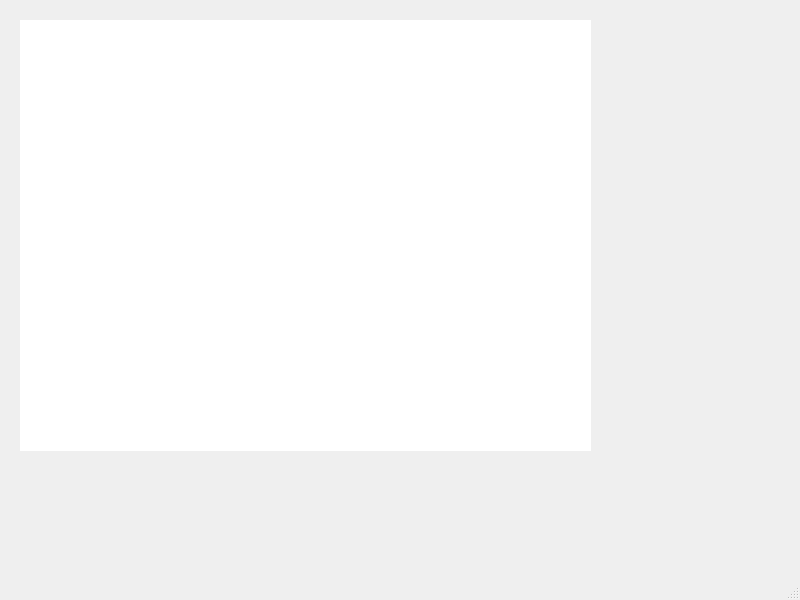
<?xml version="1.0" encoding="UTF-8"?>
<ui version="4.0">
 <class>levelEditor</class>
 <widget class="QMainWindow" name="levelEditor">
  <property name="geometry">
   <rect>
    <x>0</x>
    <y>0</y>
    <width>800</width>
    <height>600</height>
   </rect>
  </property>
  <property name="windowTitle">
   <string>MainWindow</string>
  </property>
  <widget class="QWidget" name="centralwidget">
   <widget class="QGraphicsView" name="graphicsView">
    <property name="geometry">
     <rect>
      <x>20</x>
      <y>20</y>
      <width>571</width>
      <height>431</height>
     </rect>
    </property>
    <property name="frameShape">
     <enum>QFrame::NoFrame</enum>
    </property>
    <property name="frameShadow">
     <enum>QFrame::Plain</enum>
    </property>
   </widget>
  </widget>
  <widget class="QMenuBar" name="menubar">
   <property name="geometry">
    <rect>
     <x>0</x>
     <y>0</y>
     <width>800</width>
     <height>22</height>
    </rect>
   </property>
  </widget>
  <widget class="QStatusBar" name="statusbar"/>
 </widget>
 <resources/>
 <connections/>
</ui>
